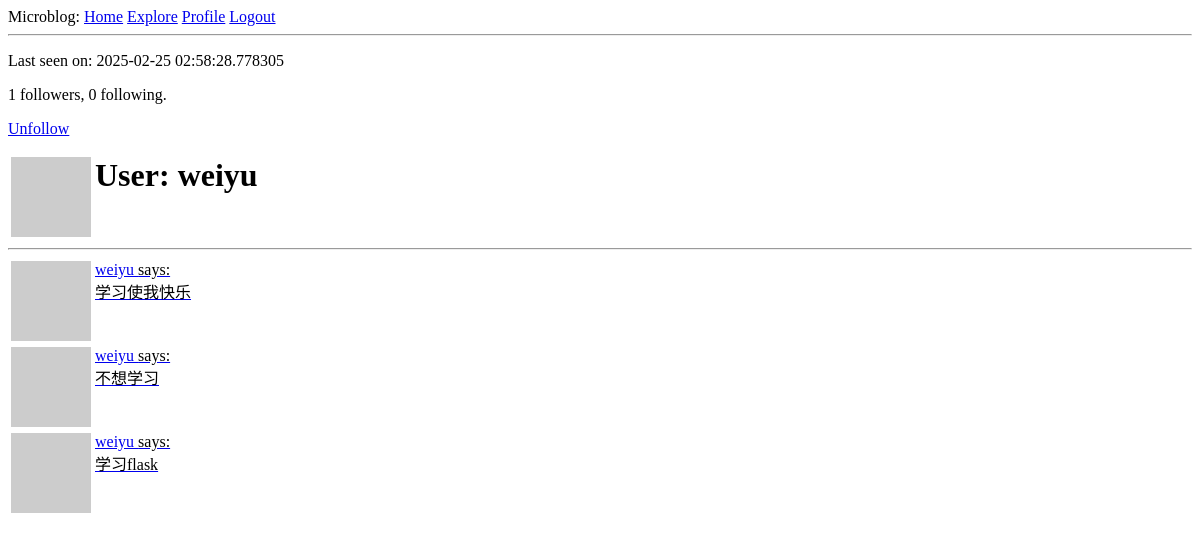
/user/weiyu (signed in), run on an earlier commit of the app's database.
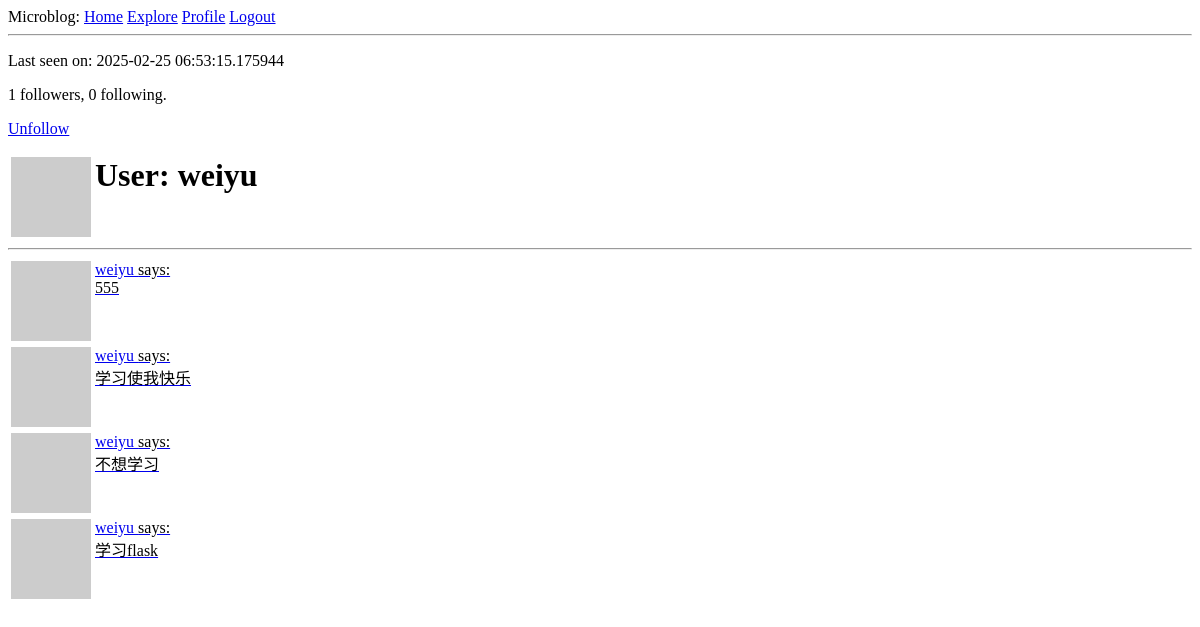
And on a later commit of the database.
### src/models.py (models this page shows, shortened)
class User(UserMixin, db.Model):
    id = db.Column(db.Integer,primary_key = True)
    username = db.Column(db.String(64),index=True,unique=True )
    email = db.Column(db.String(120),index=True,unique=True)
    password_hash = db.Column(db.String(128))
    posts = db.relationship('Post',backref='author',lazy='dynamic')
    about_me = db.Column(db.String(140))
    last_seen = db.Column(db.DateTime,default=datetime.utcnow)
    followed = db.relationship(
        'User', secondary=followers,
        primaryjoin=(followers.c.follower_id == id),
        secondaryjoin=(followers.c.followed_id == id),
        backref=db.backref('followers', lazy='dynamic'), lazy='dynamic')
    def avatar(self,size):
        digest = md5(self.email.lower().encode('utf-8')).hexdigest()
        return 'https://www.gravatar.com/avatar/{}?d=identicon&s={}'.format(
            digest,
            size
        )
    @login.user_loader
    def load_user(id):
        return User.query.get(int(id))
    def is_following(self, user):
        return self.followed.filter(
            followers.c.followed_id == user.id).count() > 0

class Post(db.Model):
    id = dn=db.Column(db.Integer,primary_key=True)
    body = db.Column(db.String(140))
    timestamp = db.Column(db.DateTime,index=True,default=datetime.utcnow) #使用UTC时间
    user_id = db.Column(db.Integer,db.ForeignKey('user.id'))

### src/routes.py (the view)
@app.route("/user/<username>")
@login_required
def user(username):
    user = User.query.filter_by(username=username).first_or_404() #获取不到用户时，返回404
    page = request.args.get('page', 1, type=int)
    posts = user.posts.order_by(Post.timestamp.desc()).paginate(
        page=page, per_page=app.config['POSTS_PER_PAGE'], error_out=False)
    next_url = url_for('user', username=user.username, page=posts.next_num) \
        if posts.has_next else None
    prev_url = url_for('user', username=user.username, page=posts.prev_num) \
        if posts.has_prev else None
    return render_template('user.html', user=user, posts=posts.items,
                           next_url=next_url, prev_url=prev_url)

### src/routes.py (called while the page is built)
@app.before_request
def before_request():
    if current_user.is_authenticated:
        current_user.last_seen = datetime.utcnow()
        db.session.commit()

### src/templates/user.html (shortened to what this page needs)
{% extends 'base.html' %}
{% block content %}
    <table>
        <tr valign="top">
            <td><img src="{{ user.avatar(128) }}"></td>
            <td><h1>User: {{ user.username }}</h1> </td>
            {% if user.last_seen %}<p>Last seen on: {{ user.last_seen }}</p>{% endif %}
            <p>{{ user.followers.count() }} followers, {{ user.followed.count() }} following.</p>
            {% if user == current_user %}
            <p><a href="{{ url_for('edit_profile') }}">Edit your profile</a></p>
            {% elif not current_user.is_following(user) %}
            <p><a href="{{ url_for('follow', username=user.username) }}">Follow</p>
            {% else %}
            <p><a href="{{ url_for('unfollow', username=user.username) }}">Unfollow</p>
            {% endif %}
        </tr>
    </table>
    <hr>
    {% for post in posts %}
        {% include '_post.html' %}
    {% endfor %}
{% endblock %}

### src/templates/_post.html
<table>
    <tr valign="top">
        <td><img src="{{ post.author.avatar(36) }}"></td>
        <td>
            <a href="{{ url_for('user', username=post.author.username) }}">
            {{ post.author.username }}
            </a> says:<br>{{ post.body }}
        </td>
    </tr>
</table>

What changed in the data, as far as the page shows it:
changed User "weiyu": last_seen "2025-02-25 02:58:28.778305" → "2025-02-25 06:53:15.175944"
added Post: author.username "weiyu", body "555"
